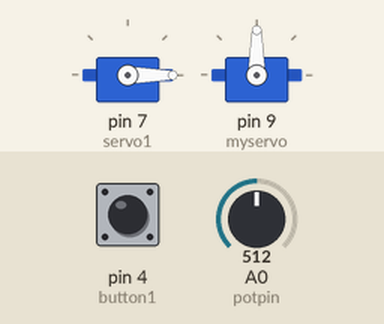
This sketch was run on a simulated Arduino Uno, built with avr-gcc and run on an emulated ATmega328P. Shown: 2 × servo. The inputs (shaded band) are chosen by the test bench; at power-on: A0 (potpin) = 512, pin 4 (button1) HIGH.

Above: at 1.2 s.
1.3 s: A0 (potpin) set to 716
At 2.2 s:
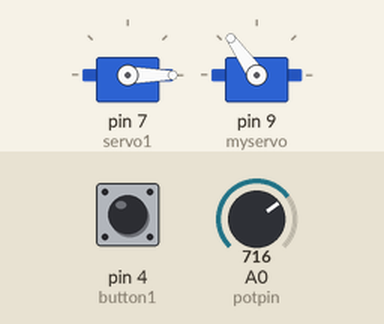
2.8 s: pin 4 (button1) pulled LOW for 0.15 s
At 2.87 s:
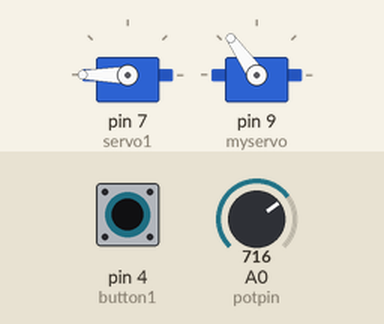
4.4 s: A0 (potpin) set to 900
At 5.6 s:
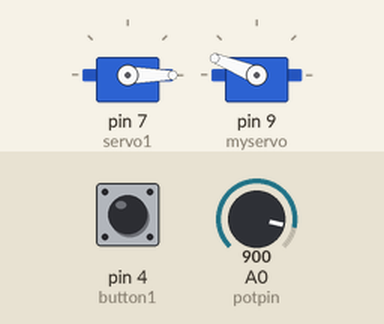
5.9 s: pin 4 (button1) pulled LOW for 1 s
At 6.7 s:
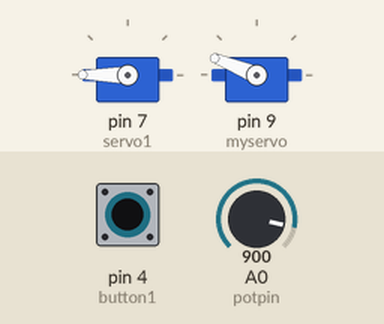
8.4 s: A0 (potpin) set to 1023
At 8.8 s:
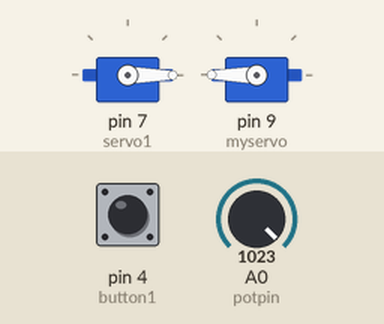
9.9 s: pin 4 (button1) pulled LOW for 0.15 s
At 9.97 s:
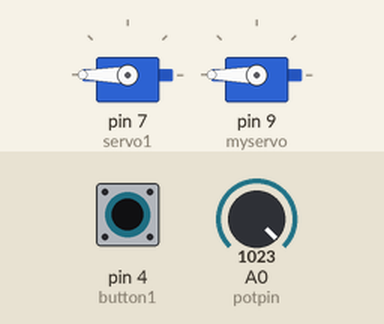
Timing chart, 0 to 12.5 s (numbered marks = the images above; inputs shaded):
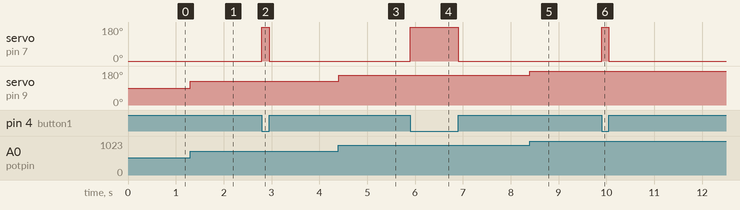

Measured:
- after the input at 1.3 s, servo on pin 9 (myservo): 90° → 125° at once
- after the input at 2.8 s, servo on pin 7 (servo1): 0° → 180° at once, → 0° 0.15 s later
- after the input at 4.4 s, servo on pin 9 (myservo): 125° → 158° at once
- after the input at 5.9 s, servo on pin 7 (servo1): 0° → 180° at once, → 0° 1.0 s later
- after the input at 8.4 s, servo on pin 9 (myservo): 158° → 180° at once
- after the input at 9.9 s, servo on pin 7 (servo1): 0° → 180° at once, → 0° 0.15 s later

The sketch:

servo.ino
```cpp
/**
 * @author Jiajer Ho (jh10422)
 * ROV Servo Claw 2.0
*/
// Use 1K Ohm resistor
// Opens when button pressed, close when button not pressed

#include <Servo.h>
int button1 = 4; //button pin, connect to ground to move servo
int press1 = 0;
Servo servo1;
Servo myservo;  // create servo object to control a servo

int potpin = 0;  // analog pin used to connect the potentiometer
int val;    // variable to read the value from the analog pin
void setup()
{
 pinMode(button1, INPUT);
 servo1.attach(7);
   myservo.attach(9);  // attaches the servo on pin 9 to the servo object
 digitalWrite(4, HIGH); //enable pullups to make pin high
}

void loop()
{
 press1 = digitalRead(button1);
 if (press1 == LOW)
 {
   servo1.write(180);
 }
 else {
   servo1.write(0);
 }
   val = analogRead(potpin);            // reads the value of the potentiometer (value between 0 and 1023)
  val = map(val, 0, 1023, 0, 180);     // scale it to use it with the servo (value between 0 and 180)
  myservo.write(val);                  // sets the servo position according to the scaled value

}
```
